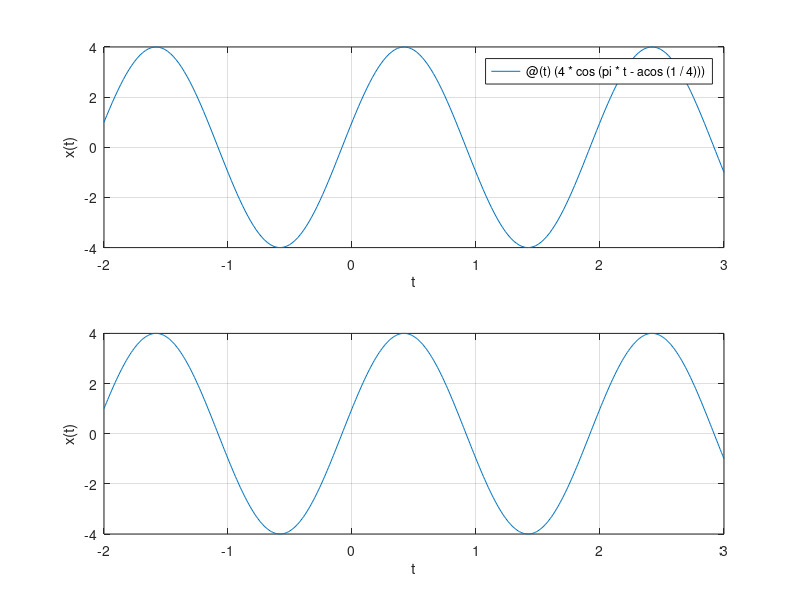

Here is the MATLAB script that generated this plot:
subplot(2,1,1)
x=@(t)(4*cos(pi*t-acos(1/4)));
fplot(x, [-2, 3]); grid;
xlabel('t'); ylabel('x(t)')

subplot(2,1,2)
t= -2:0.01:3;
x=(4*cos(pi*t-acos(1/4)));
plot(t,x); grid;
xlabel('t'); ylabel('x(t)')
